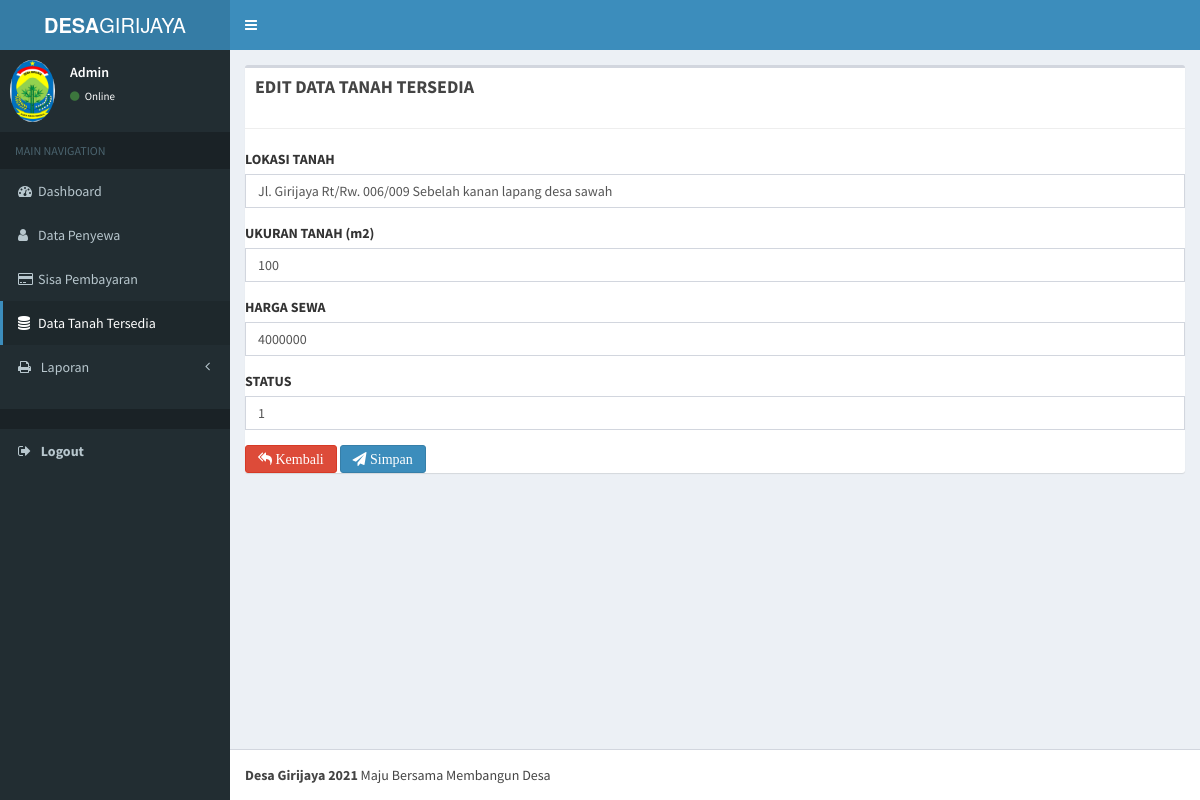
The page /Tanah/edit_tanah/3 on the database its author committed.
### tables this page shows
CREATE TABLE `tanah` (
  `id` int(11) NOT NULL,
  `lokasi` varchar(100) NOT NULL,
  `ukuran` int(100) NOT NULL,
  `biaya` int(100) NOT NULL,
  `status` int(1) NOT NULL
);

### application/controllers/Tanah.php (called while the page is built, shortened)
<?php
class Tanah extends CI_Controller
{
    function __construct()
    {
        $this->load->model('M_tanah');
    }
    public function edit_tanah($id)
    {
        $where = array('id' => $id);
        $data['tanah'] = $this->M_tanah->edit_data($where, 'tanah')->result();
        $this->load->view('templet/header');
        $this->load->view('templet/sidebar');
        $this->load->view('edit/edit_tanah', $data);
        $this->load->view('templet/footer');
    }
}

### index.php (called while the page is built, shortened)
<?php
require_once BASEPATH.'core/CodeIgniter.php';

### application/libraries/Fungsi.php (called while the page is built, shortened)
<?php
class Fungsi
{
    protected $ci;
    function __construct()
    {
        $this->ci = &get_instance();
    }
    function user_login()
    {
        $id = $this->ci->session->userdata('id');
        $userdata = $this->ci->M_login->get($id)->row();
        return $userdata;
    }
}

### application/models/M_login.php (called while the page is built, shortened)
<?php
class M_login extends CI_Model
{
    public function get($id = null)
    {
        $this->db->from('login');
        $query = $this->db->get();
        return $query;
    }
}

### application/models/M_tanah.php (called while the page is built, shortened)
<?php
class M_tanah extends CI_Model
{
    public function edit_data($where, $table)
    {
        return $this->db->get_where($table, $where);
    }
}

### application/views/edit/edit_tanah.php (the view, shortened to what this page needs)
<div class="content-wrapper ">
    <section class="content">
        <div class="box">
            <div class="box-header">
                <h4 class="box-title"><strong> EDIT DATA TANAH TERSEDIA</strong></h4>
            </div>
            <hr>
            <?php foreach ($tanah as $row) { ?>
                <form method="post" action="<?php echo base_url('Tanah/update') ?>">
                    <div class="form-group">
                        <label>LOKASI TANAH</label>
                        <input type="text" name="lokasi" class="form-control" value="<?php echo $row->lokasi ?>">
                    </div>
                    <div class="form-group">
                        <label>UKURAN TANAH (m2)</label>
                        <input type="text" name="ukuran" class="form-control" value="<?php echo $row->ukuran ?>">
                    </div>
                    <div class="form-group">
                        <label>HARGA SEWA </label>
                        <input type="text" name="biaya" class="form-control" value="<?php echo $row->biaya ?>">
                    </div>
                    <div class="form-group">
                        <label>STATUS </label>
                        <input type="text" name="status" class="form-control" value="<?php echo $row->status ?>">
                    </div>
                    <a href="<?php echo base_url('Tanah/index') ?> " class="btn btn-danger fa fa-reply-all"> Kembali</a>
                    <button type="Submit" class="btn btn-primary fa fa-paper-plane"> Simpan</button>
                </form>
            <?php } ?>
        </div>
    </section>
</div>

### application/views/templet/sidebar.php (shortened to what this page needs)
<aside class="main-sidebar">
    <section class="sidebar">
        <div class="user-panel">
            <div class="pull-left image">
                <img src="<?php echo base_url() ?>assets/dist/img/grj2.jpg" class="img-circle" alt="User Image">
            </div>
            <div class="pull-left info">
                <p><?php echo ucfirst($this->fungsi->user_login()->username) ?></p>
                <a href="#"><i class="fa fa-circle text-success"></i> Online</a>
            </div>
        </div>
        <ul class="sidebar-menu">
            <li class="header">MAIN NAVIGATION</li>
            <li <?= $this->uri->segment(1) == 'Welcome' ? 'class="active"' : '' ?>>
                <a href="<?php echo site_url() ?>/Welcome/index">
                    <i class="fa fa-dashboard" aria-hidden="true"></i><span>Dashboard</span>
                </a>
            </li>
            <li <?= $this->uri->segment(1) == 'Penyewa' ? 'class="active"' : '' ?>>
                <a href="<?php echo site_url() ?>/Penyewa/index">
                    <i class="fa fa-user" aria-hidden="true"></i><span>Data Penyewa</span>
                </a>
            </li>
            <li <?= $this->uri->segment(1) == 'Pembayaran' ? 'class="active"' : '' ?>>
                <a href="<?php echo site_url() ?>/Pembayaran/index">
                    <i class="fa fa-credit-card" aria-hidden="true"></i><span>Sisa Pembayaran</span>
                </a>
            </li>
            <li <?= $this->uri->segment(1) == 'Tanah' ? 'class="active"' : '' ?>>
                <a href="<?php echo site_url() ?>/Tanah/index">
                    <i class="fa fa-database" aria-hidden="true"></i><span>Data Tanah Tersedia</span>
                </a>
            </li>
            <li class="treeview" name="laporan">
                <a href="#">
                    <i class="fa fa-print"></i>
                    <span>Laporan</span>
                    <i class="fa fa-angle-left pull-right"></i>
                </a>
            </li>
            <br>
            <li class="header">
            <li>
                <a class="profile-pic " href="<?= base_url('login/logout') ?>">
                    <i class="fa fa-sign-out"></i>
                    <span class="text-white text-bold font-medium ">Logout</span></a>
            </li>
            </li>
        </ul>
    </section>
</aside>

### rows shown on the page
tanah: lokasi "Jl. Girijaya Rt/Rw. 006/009 Sebelah kanan lapang desa sawah", ukuran "100", biaya "4000000", status "1"

### other values the page prints
$this->fungsi->user_login()->username "Admin"
